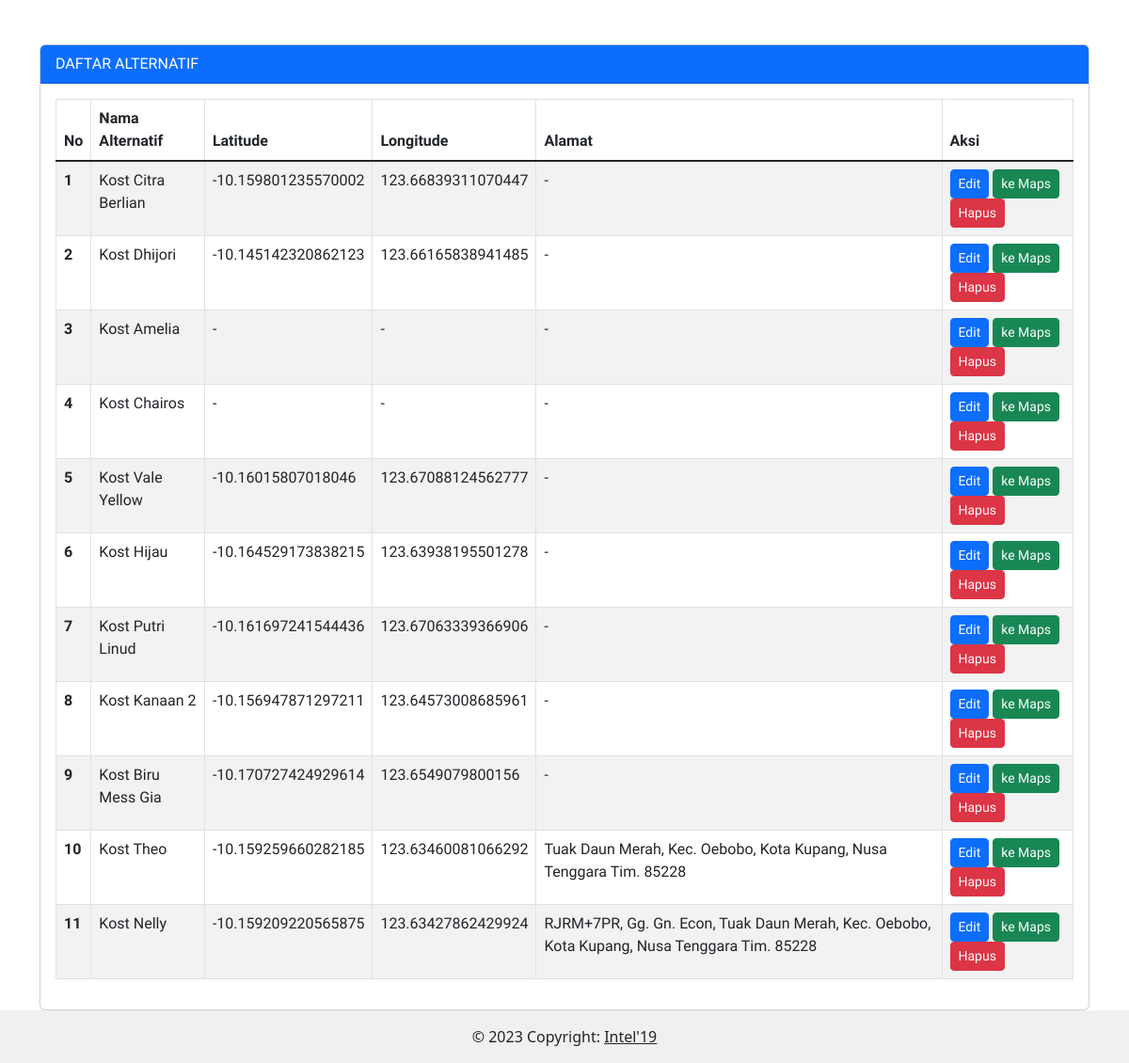
The app's page /user/alternatif.php (lower part), older data.
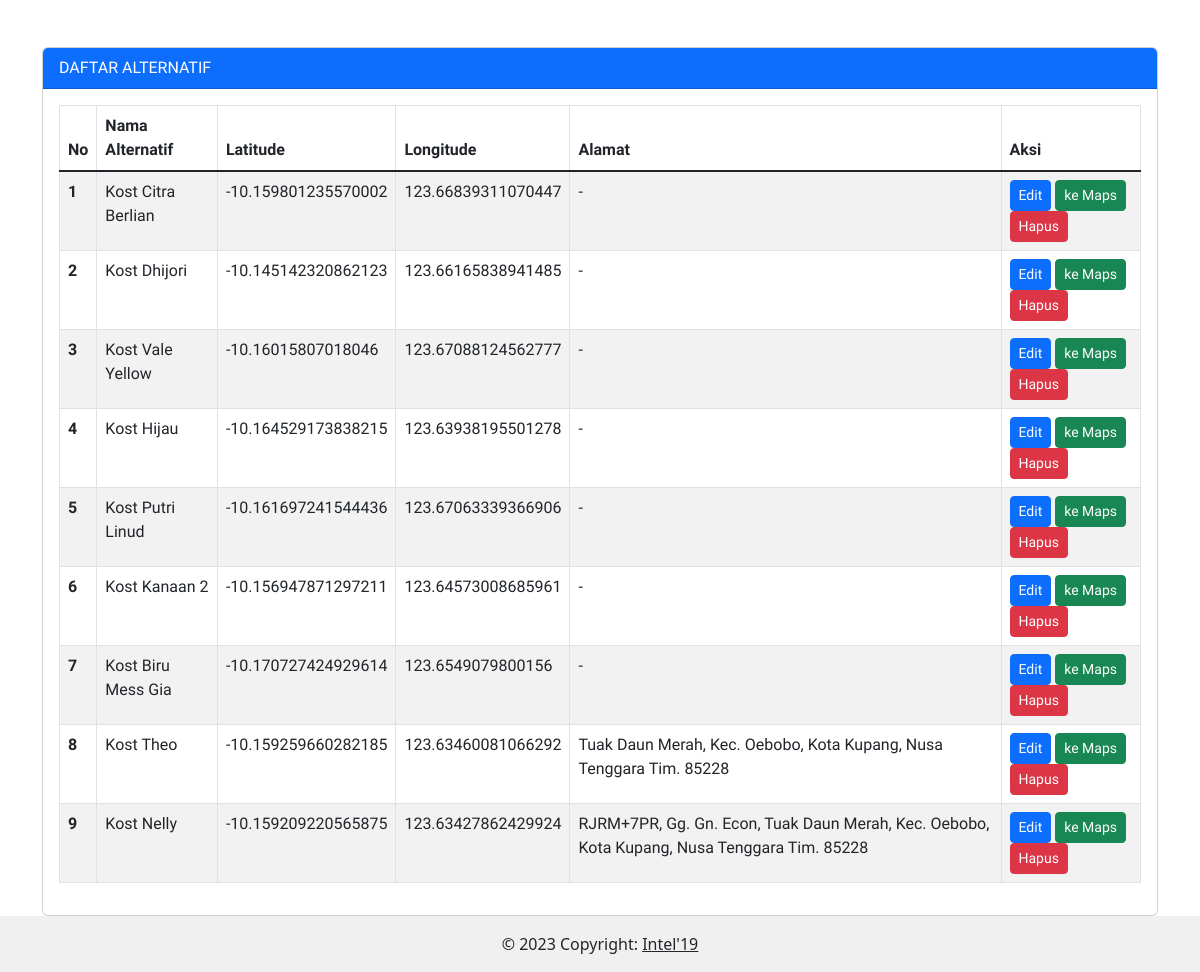
The same page, newer data.
### tables this page shows
CREATE TABLE `alternatif` (
  `id_alternatif` int(5) NOT NULL,
  `nama_alternatif` varchar(50) NOT NULL,
  `alamat` varchar(150) NOT NULL,
  `latitude` varchar(100) NOT NULL,
  `longitude` varchar(100) NOT NULL,
  `jenis_kost` enum('Campuran','Laki-Laki','Perempuan') NOT NULL DEFAULT 'Campuran'
);

### config.php (called while the page is built, shortened)
<?php
function connectDatabase()
{
    $conn = new mysqli(DB_HOST, DB_USERNAME, DB_PASSWORD, DB_NAME);
    return $conn;
}
?>

### user/functions/alternatif.php (called while the page is built, shortened)
<?php
    require_once '../config.php';
    class Alternatif{
        private $db;
        public function __construct()
        {
            $this->db = connectDatabase();
        }
        public function getDataAlternatif()
        {
            return $this->db->query("SELECT * FROM alternatif");
        }
    }
    $getDataAlternatif = new Alternatif();
?>

### user/alternatif.php (the view, shortened to what this page needs)
<?php
require_once './../includes/header.php';
require_once './functions/alternatif.php';
$dataAlternatif = $getDataAlternatif->getDataAlternatif();
?>
<div class="container" style="font-family: 'Prompt', sans-serif">
    <div class="row">
        <div class="d-xxl-flex">
            <div class="col-xxl-9 mt-5 ms-xxl-5">
                <div class="card">
                    <div class="card-header bg-primary text-white">DAFTAR ALTERNATIF</div>
                    <div class="card-body">
                        <div class="table-responsive">
                            <table class="table table-striped table-bordered nowrap" style="width:100%"
                                id="table-penilaian">
                                <thead>
                                    <tr>
                                        <th scope="col">No</th>
                                        <th scope="col">Nama Alternatif</th>
                                        <th scope="col">Latitude</th>
                                        <th scope="col">Longitude</th>
                                        <th scope="col">Alamat</th>
                                        <th scope="col">Aksi</th>
                                    </tr>
                                </thead>
                                <tbody class="table-group-divider">
                                    <?php foreach ($dataAlternatif as $i => $alternatif):?>
                                    <tr>
                                        <th scope="row"><?=$i+1;?></th>
                                        <td><?=$alternatif['nama_alternatif'];?></td>
                                        <td><?=$alternatif['latitude'];?></td>
                                        <td><?=$alternatif['longitude'];?></td>
                                        <td><?=$alternatif['alamat'];?></td>
                                        <td>
                                            <button type="button" class="btn btn-sm btn-primary" data-bs-toggle="modal"
                                                data-bs-target="#edit<?=$alternatif['id_alternatif'];?>">
                                                Edit
                                            </button>
                                            <a href="https://www.google.com/maps/dir/?api=1&destination=<?=$alternatif['latitude'];?>,<?=$alternatif['longitude'];?>"
                                                title="Lokasi di MAPS" class="btn btn-sm btn-success">ke Maps</a>
                                            <button type="button" class="btn btn-sm btn-danger" data-bs-toggle="modal"
                                                data-bs-target="#hapus<?=$alternatif['id_alternatif'];?>">
                                                Hapus
                                            </button>
                                        </td>
                                    </tr>
                                    <?php endforeach;?>
                                </tbody>
                            </table>
                        </div>
                    </div>
                </div>
            </div>
        </div>
    </div>
</div>
<?php
require_once './../includes/footer.php';
?>

Row changes from the older to the newer data that the page shows:
removed alternatif: nama_alternatif "Kost Amelia", latitude "-", longitude "-", alamat "-"
removed alternatif: nama_alternatif "Kost Chairos", latitude "-", longitude "-", alamat "-"
